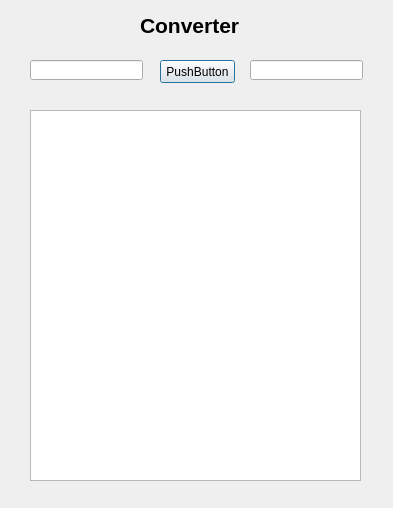
<?xml version="1.0" encoding="UTF-8"?>
<ui version="4.0">
 <class>Dialog</class>
 <widget class="QDialog" name="Dialog">
  <property name="geometry">
   <rect>
    <x>0</x>
    <y>0</y>
    <width>393</width>
    <height>508</height>
   </rect>
  </property>
  <property name="windowTitle">
   <string>Dialog</string>
  </property>
  <widget class="QLineEdit" name="lineEdit_1">
   <property name="geometry">
    <rect>
     <x>30</x>
     <y>60</y>
     <width>113</width>
     <height>20</height>
    </rect>
   </property>
  </widget>
  <widget class="QLineEdit" name="lineEdit_2">
   <property name="geometry">
    <rect>
     <x>250</x>
     <y>60</y>
     <width>113</width>
     <height>20</height>
    </rect>
   </property>
  </widget>
  <widget class="QLabel" name="label_2">
   <property name="geometry">
    <rect>
     <x>140</x>
     <y>10</y>
     <width>111</width>
     <height>31</height>
    </rect>
   </property>
   <property name="text">
    <string>&lt;html&gt;&lt;head/&gt;&lt;body&gt;&lt;p&gt;&lt;span style=&quot; font-size:16pt; font-weight:600;&quot;&gt;Converter&lt;/span&gt;&lt;/p&gt;&lt;/body&gt;&lt;/html&gt;</string>
   </property>
   <property name="textFormat">
    <enum>Qt::RichText</enum>
   </property>
   <property name="scaledContents">
    <bool>false</bool>
   </property>
  </widget>
  <widget class="QPushButton" name="pushButton">
   <property name="geometry">
    <rect>
     <x>160</x>
     <y>60</y>
     <width>75</width>
     <height>23</height>
    </rect>
   </property>
   <property name="text">
    <string>PushButton</string>
   </property>
  </widget>
  <widget class="QListWidget" name="listWidget">
   <property name="geometry">
    <rect>
     <x>30</x>
     <y>110</y>
     <width>331</width>
     <height>371</height>
    </rect>
   </property>
  </widget>
 </widget>
 <resources/>
 <connections/>
</ui>
